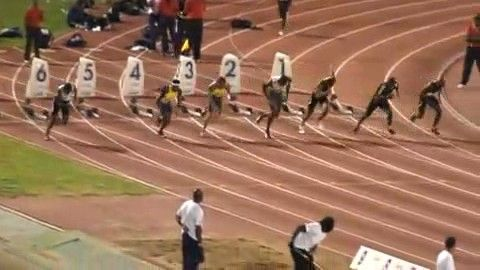
#> input picture data/Bolt2/img/0009.jpg, 480 x 270 px, given as the content of the folder ../data/Bolt2/img/0009.jpg, which was not available
$ python main_dragon.py ../data/Bolt2/img/0009.jpg   (older library calls are emulated)
#> lines starting #> are read from the running program, lines starting #| are printed output that depends on the picture; pictures that were not available may be replaced by others from this repository, and a replacement may not be noted
#> further down, template_image is the input picture: shape (270, 480, 3); mean B, G, R 90.8, 114.8, 154.4
### Code/utils.py
"""
 *  MIT License
 *
 *  Copyright (c) 2019 Arpit Aggarwal Shantam Bajpai
 *
 *  Permission is hereby granted, free of charge, to any person obtaining a
 *  copy of this software and associated documentation files (the "Software"),
 *  to deal in the Software without restriction, including without
 *  limitation the rights to use, copy, modify, merge, publish, distribute,
 *  sublicense, and/or sell copies of the Software, and to permit persons to
 *  whom the Software is furnished to do so, subject to the following
 *  conditions:
 *
 *  The above copyright notice and this permission notice shall be included
 *  in all copies or substantial portions of the Software.
 *
 *  THE SOFTWARE IS PROVIDED "AS IS", WITHOUT WARRANTY OF ANY KIND, EXPRESS OR
 *  IMPLIED, INCLUDING BUT NOT LIMITED TO THE WARRANTIES OF MERCHANTABILITY,
 *  FITNESS FOR A PARTICULAR PURPOSE AND NONINFRINGEMENT. IN NO EVENT SHALL
 *  THE AUTHORS OR COPYRIGHT HOLDERS BE LIABLE FOR ANY CLAIM, DAMAGES OR OTHER
 *  LIABILITY, WHETHER IN AN ACTION OF CONTRACT, TORT OR OTHERWISE, ARISING
 *  FROM, OUT OF OR IN CONNECTION WITH THE SOFTWARE OR THE USE OR OTHER
 *  DEALINGS IN THE SOFTWARE.
"""


# header files
import glob
import cv2
import numpy as np


# get the grayscale image after converting it to lab colorspace
def get_grayscale_image(image):
    """
    Inputs:

    image: the input color image

    Outputs:

    gray: grayscale image
    """

    # [6 lines of commented-out code are left out]
    gray = cv2.cvtColor(image, cv2.COLOR_BGR2GRAY)
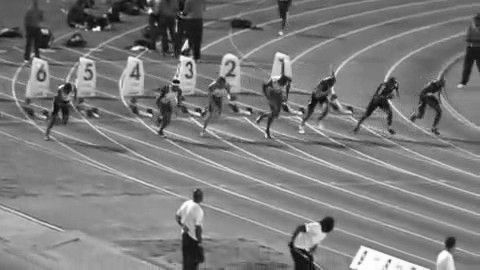
#> gray: shape (270, 480); min 5, max 255, mean 123.9
    gray = cv2.GaussianBlur(gray, (5, 5), 5)
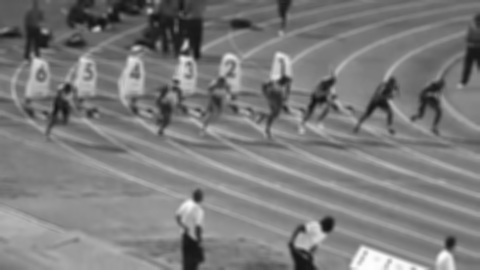
#> gray: shape (270, 480); min 19, max 254, mean 123.9

    # return grayscale image
    return gray

# [11 lines left out: function crop_warped, not called in this run]

# update the grayscale image, that is, normalize the pixel values with template image
def update_grayscale_image(template_image, image):
    """
    Inputs:

    template_image: the template grayscale image whose ROI is given to us
    image: the current grayscale frame

    Outputs:

    image: the normalized current grayscale frame
    """

    # get the mean of the template image and current frame and normalize
    template_mean = np.mean(template_image)
#> template_mean = 123.9
    mean = np.mean(image)
#> mean = 123.9
    image = (image * (template_mean / mean)).astype(float)

    # return the normalized current grayscale frame
    return image


# lucas-kanade algorithm
def lucas_kanade_algo(template_frame, current_frame, x_range, y_range, p, thresh, delta_p_constant, flag, add_brightness_weight):

    # compute the roi of the template
#> called with x_range = array of shape (2,), y_range = array of shape (2,), p = array of shape (6, 1), thresh = 0.01, delta_p_constant = 90, flag = True, add_brightness_weight = True
    template_frame = template_frame[int(y_range[0]):int(y_range[1]), int(x_range[0]):int(x_range[1])]
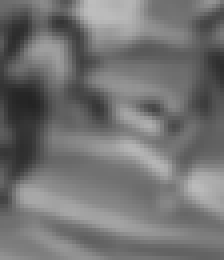
#> template_frame: shape (65, 56) (shown 4 times larger); min 35, max 189, mean 114.6

    # compute derivatives around x and y directions for the current frame
    sobelx = cv2.Sobel(current_frame, cv2.CV_64F, 1, 0, ksize = 5)
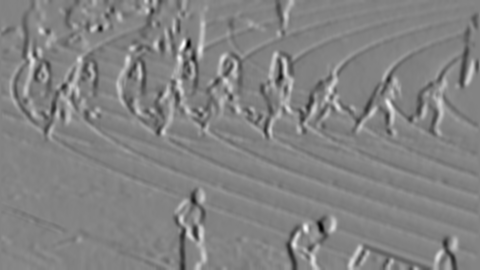
#> sobelx: shape (270, 480) float64; min -4635, max 4361, mean -3.1; drawn with min black and max white
    sobely = cv2.Sobel(current_frame, cv2.CV_64F, 0, 1, ksize = 5)
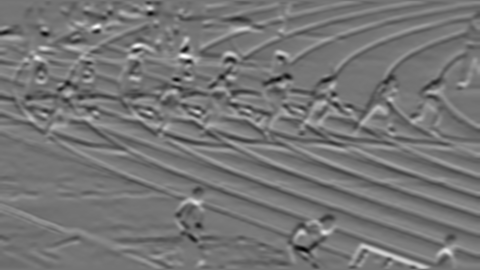
#> sobely: shape (270, 480) float64; min -4075, max 4811, mean 25.2; drawn with min black and max white

    count = 0
    while(count <= 50):
        count = count + 1

        # affine matrix
        affine_mat = np.array([[1 + p[0][0], p[2][0], p[4][0]], [p[1][0], 1 + p[3][0], p[5][0]]], dtype = np.float32)

        # warp the image
        warped_current_frame = cv2.warpAffine(current_frame, affine_mat, (0, 0), flags=cv2.INTER_CUBIC + cv2.WARP_INVERSE_MAP)
        warped_current_frame = warped_current_frame[int(y_range[0]):int(y_range[1]), int(x_range[0]):int(x_range[1])]

        # warp the sobelx and sobely
        warped_sobelx = cv2.warpAffine(sobelx, affine_mat, (0, 0), flags=cv2.INTER_CUBIC + cv2.WARP_INVERSE_MAP)
        warped_sobely = cv2.warpAffine(sobely, affine_mat, (0, 0), flags=cv2.INTER_CUBIC + cv2.WARP_INVERSE_MAP)
        warped_sobelx = warped_sobelx[int(y_range[0]):int(y_range[1]), int(x_range[0]):int(x_range[1])]
        warped_sobely = warped_sobely[int(y_range[0]):int(y_range[1]), int(x_range[0]):int(x_range[1])]
        warped_sobelx = warped_sobelx.reshape(-1, 1)
        warped_sobely = warped_sobely.reshape(-1, 1)

        # calculate error value
        error = (template_frame.astype(int) - warped_current_frame.astype(int)).reshape(-1, 1)

        # calculate steep descent value
        count = 0
        steep_descent = []
        for y in range(y_range[0], y_range[1]):
            for x in range(x_range[0], x_range[1]):
                jacobian = [x * warped_sobelx[count][0], x * warped_sobely[count][0], y * warped_sobelx[count][0], y * warped_sobely[count][0], warped_sobelx[count][0], warped_sobely[count][0]]
                steep_descent.append(jacobian)

                if(add_brightness_weight and (error[count][0] < -50 or error[count][0] > 50)):
                    error[count][0] = 0

                count = count + 1
        steep_descent = np.array(steep_descent)

        # calculate the hessian matrix and its inverse
        sd_param_matrix = np.dot(steep_descent.T, error)
        hessian_matrix = np.dot(steep_descent.T, steep_descent)
        hessian_matrix_inv = np.linalg.pinv(hessian_matrix)

        # calculate delta_p and update p matrix
        delta_p = np.dot(hessian_matrix_inv, sd_param_matrix)
        p_norm = np.linalg.norm(delta_p)
        p = np.reshape(p, (6, 1))
        delta_p = delta_p_constant * delta_p
        p = p + delta_p

        if(flag and p_norm < thresh):
            break
#> this loop made 1 pass
#> (p_norm, p) on pass 1: (0, [0, 0, 0, 0, 0, 0])
#> pass 1, in lucas_kanade_algo, `warped_sobelx = warped_sobelx[int(y_range[0]):int(y_range[1]), int(x_r..`:
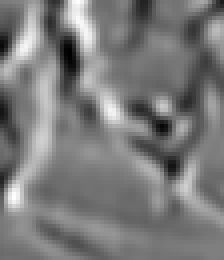
#> warped_sobelx: shape (65, 56) float64 (shown 4 times larger); min -2521, max 2779, mean 37; drawn with min black and max white
#> pass 1, in lucas_kanade_algo, `warped_sobely = warped_sobely[int(y_range[0]):int(y_range[1]), int(x_r..`:
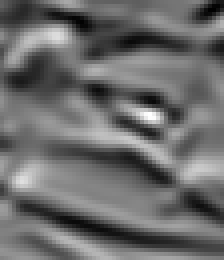
#> warped_sobely: shape (65, 56) float64 (shown 4 times larger); min -2367, max 3163, mean -17; drawn with min black and max white

    # return the updated p and rectangle cooridnates
    affine_mat = np.array([[1 + p[0][0], p[2][0], p[4][0]], [p[1][0], 1 + p[3][0], p[5][0]]], dtype = np.float32)
#> affine_mat = [[1, 0, 0], [0, 1, 0]]
    top_left = np.array([[x_range[0]], [y_range[0]], [1]])
    bottom_right = np.array([[x_range[1]], [y_range[1]], [1]])
    updated_top_left = np.dot(affine_mat, top_left)
#> updated_top_left = [160, 83]
    updated_bottom_right = np.dot(affine_mat, bottom_right)
#> updated_bottom_right = [216, 148]
    return (p, updated_top_left, updated_bottom_right)

# The inverse Compositional Lucas Kanade Algorithm
# [84 lines left out: function LucasKanadeInverseCompositional, not called in this run]

### Code/main_dragon.py
"""
 *  MIT License
 *
 *  Copyright (c) 2019 Arpit Aggarwal Shantam Bajpai
 *
 *  Permission is hereby granted, free of charge, to any person obtaining a
 *  copy of this software and associated documentation files (the "Software"),
 *  to deal in the Software without restriction, including without
 *  limitation the rights to use, copy, modify, merge, publish, distribute,
 *  sublicense, and/or sell copies of the Software, and to permit persons to
 *  whom the Software is furnished to do so, subject to the following
 *  conditions:
 *
 *  The above copyright notice and this permission notice shall be included
 *  in all copies or substantial portions of the Software.
 *
 *  THE SOFTWARE IS PROVIDED "AS IS", WITHOUT WARRANTY OF ANY KIND, EXPRESS OR
 *  IMPLIED, INCLUDING BUT NOT LIMITED TO THE WARRANTIES OF MERCHANTABILITY,
 *  FITNESS FOR A PARTICULAR PURPOSE AND NONINFRINGEMENT. IN NO EVENT SHALL
 *  THE AUTHORS OR COPYRIGHT HOLDERS BE LIABLE FOR ANY CLAIM, DAMAGES OR OTHER
 *  LIABILITY, WHETHER IN AN ACTION OF CONTRACT, TORT OR OTHERWISE, ARISING
 *  FROM, OUT OF OR IN CONNECTION WITH THE SOFTWARE OR THE USE OR OTHER
 *  DEALINGS IN THE SOFTWARE.
"""

# header files
from utils import *
import glob
import sys

# set data path
args = sys.argv
path_data = ""
if(len(args) > 1):
    path_data = args[1]

# define constants
path_of_images = path_data + "/*"
files  = glob.glob(path_of_images)
files = sorted(files)
x_range = np.array([160, 216])
y_range = np.array([83, 148])
p = np.array([[0, 0, 0, 0, 0, 0]]).T
template_image = cv2.imread(files[0])
gray_template_image = get_grayscale_image(template_image)
fourcc = cv2.VideoWriter_fourcc(*'XVID')
out = cv2.VideoWriter("output_dragon.avi", fourcc, 10.0, (640, 360))

# read frames
count = 0
for file in files:
    # read image
    image = cv2.imread(file)
    image_copy = image.copy()

    # get grayscale image
    gray = get_grayscale_image(image_copy)
    gray = update_grayscale_image(gray_template_image, gray)

    # run lucas-kanade algo
    (p, top_left, bottom_right) = lucas_kanade_algo(gray_template_image, gray, x_range, y_range, p, 0.01, 90, True, True)
#> p = [0, 0, 0, 0, 0, 0]; top_left = [160, 83]; bottom_right = [216, 148]
    count = count + 1

    image = cv2.rectangle(image, (int(top_left[0][0]), int(top_left[1][0])), (int(bottom_right[0][0]), int(bottom_right[1][0])), (0, 0, 255), 2)
#> image: shape (270, 480, 3)

    # write frame
    out.write(image)

out.release()
cv2.destroyAllWindows()

$ run again, on data/Bolt2/img/0014.jpg
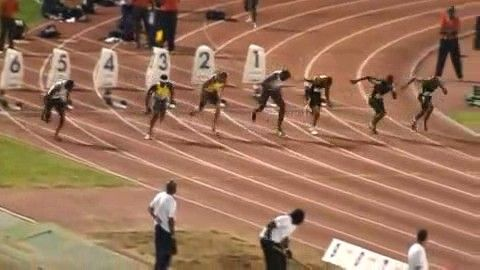
#> input picture data/Bolt2/img/0014.jpg, 480 x 270 px, given as the content of the folder ../data/Bolt2/img/0014.jpg, which was not available
#> template_image is the input picture: shape (270, 480, 3); mean B, G, R 91.4, 115.3, 155
#> in get_grayscale_image, `gray = cv2.GaussianBlur(gray, (5, 5), 5)`:
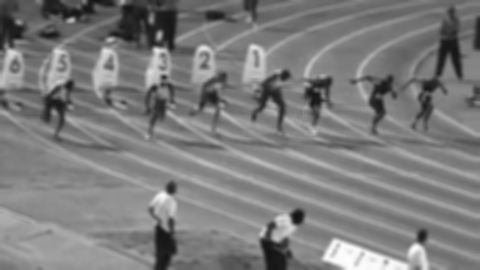
#> gray: shape (270, 480); min 20, max 253, mean 124.5
#> template_mean = 124.5
#> the loop in lucas_kanade_algo, `while(count <= 50):` made 1 pass
#> (p_norm, p) on pass 1: (0, [0, 0, 0, 0, 0, 0])
#> pass 1, in lucas_kanade_algo, `warped_sobely = warped_sobely[int(y_range[0]):int(y_range[1]), int(x_r..`:
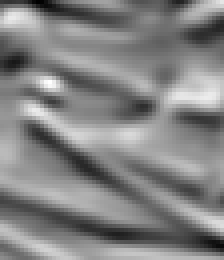
#> warped_sobely: shape (65, 56) float64 (shown 4 times larger); min -2678, max 2561, mean 21.1; drawn with min black and max white
#> affine_mat = [[1, 0, 0], [0, 1, 0]]
#> updated_top_left = [160, 83]
#> updated_bottom_right = [216, 148]
#> `(p, top_left, bottom_right) = lucas_kanade_algo(gray_template_image, g..`: p = [0, 0, 0, 0, 0, 0]; top_left = [160, 83]; bottom_right = [216, 148]
